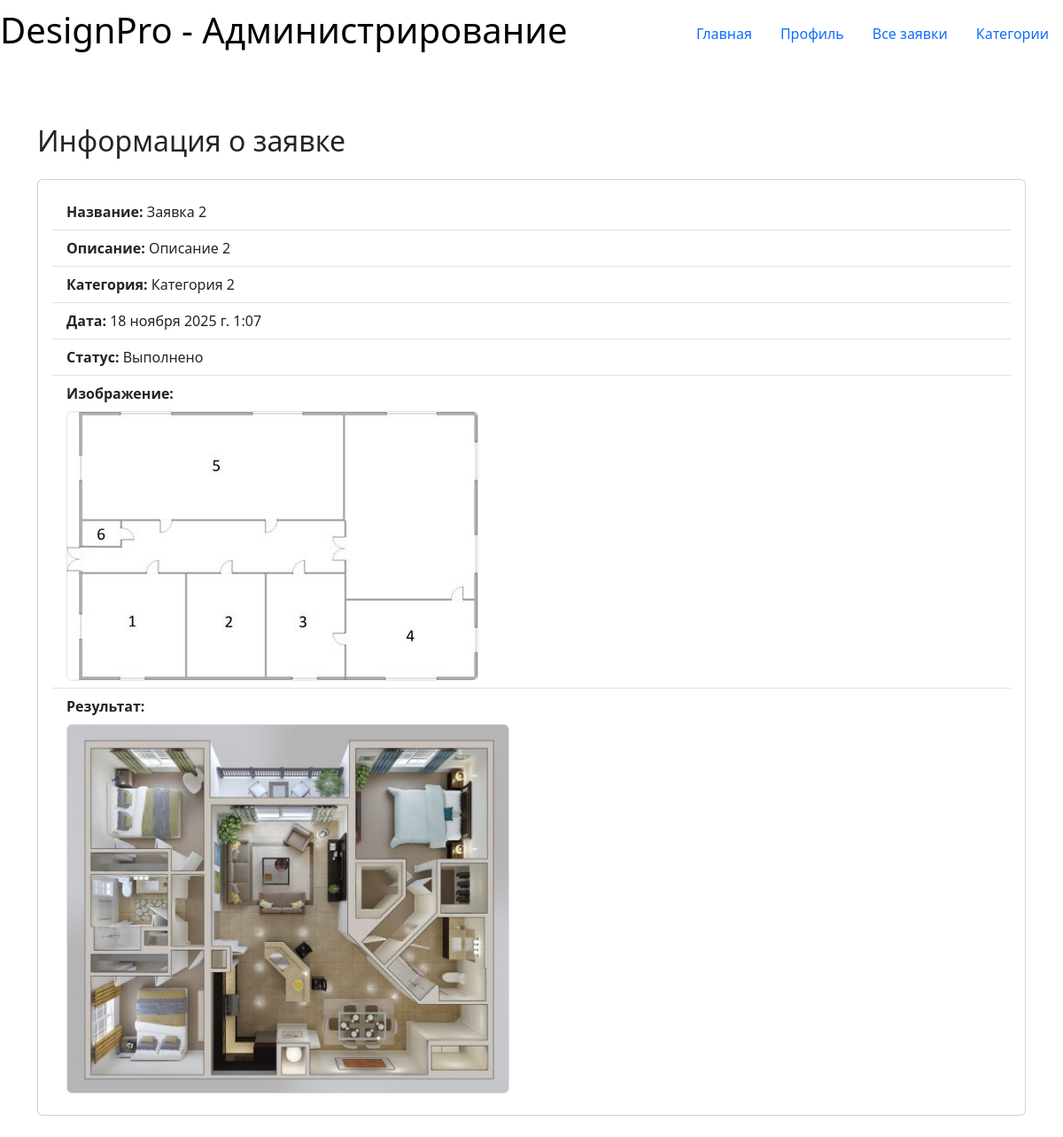
The page /designapp/designrequest/9/ (signed in) on the database its author committed.
### designapp/models.py (models this page shows, shortened)
class DesignRequest(models.Model):
    STATUS = (
        ('n', 'Новая'),
        ('w', 'Принято в работу'),
        ('d', 'Выполнено'),
    )
    title = models.CharField()
    description = models.TextField()
    category = models.ForeignKey('Category', on_delete=models.CASCADE)
    date = models.DateTimeField(auto_now_add=True)
    image = models.ImageField(default='default.jpg', upload_to='images/')
    status = models.CharField(max_length=1, choices=STATUS, default='n', verbose_name='Статус')
    comment = models.TextField(blank=True, help_text='Комментарий к заявке')
    customer = models.ForeignKey('CustomUser', on_delete=models.SET_NULL, null=True)
    result_image = models.ImageField(blank=True, upload_to='images/')
    class Meta:
        verbose_name = 'Заявка'
        verbose_name_plural = 'Заявки'
        ordering = ['-date']
        permissions = (("can_change_status", "Смена статуса заявки"),)

class Category(models.Model):
    title = models.CharField(verbose_name='Название категории')
    class Meta:
        verbose_name = 'Категория'
        verbose_name_plural = 'Категории'
    def __str__(self):
        return self.title

### designapp/views.py (the view)
# urls.py: path('designrequest/<int:pk>/', views.DesignRequestDetail.as_view(), name='designrequest-detail'),
class DesignRequestDetail(LoginRequiredMixin, generic.DetailView):
    model = DesignRequest

### designapp/templates/designapp/designrequest_detail.html (shortened to what this page needs)
{% extends 'base.html' %}
{% block content %}
<section class="py-4">
  <div class="container">
    <h2 class="mb-4">Информация о заявке</h2>
    <div class="card">
      <div class="card-body">
        <ul class="list-group list-group-flush">
          <li class="list-group-item"><strong>Название:</strong> {{ designrequest.title }}</li>
          <li class="list-group-item"><strong>Описание:</strong> {{ designrequest.description }}</li>
          <li class="list-group-item"><strong>Категория:</strong> {{ designrequest.category }}</li>
          <li class="list-group-item"><strong>Дата:</strong> {{ designrequest.date }}</li>
          <li class="list-group-item"><strong>Статус:</strong> {{ designrequest.get_status_display }}</li>
          {% if designrequest.image %}
            <li class="list-group-item">
              <strong>Изображение:</strong>
              <div class="mt-2">
                <img src="{{ designrequest.image.url }}"
                     alt="Изображение заявки"
                     class="img-fluid border rounded"
                     style="max-width: 500px;">
              </div>
            </li>
          {% endif %}
          {% if designrequest.result_image %}
            <li class="list-group-item">
              <strong>Результат:</strong>
              <div class="mt-2">
                <img src="{{ designrequest.result_image.url }}"
                     alt="Результат"
                     class="img-fluid border rounded"
                     style="max-width: 500px;">
              </div>
            </li>
          {% endif %}
        </ul>
      </div>
    </div>
  </div>
</section>
{% endblock %}

### designapp/static/css/style.css (style rules this page uses)
* { margin: 0; padding: 0; }
body { max-width: 1440px; margin: auto; }
section { display: flex; flex-direction: column; gap: 10px; }

### rows shown on the page
DesignRequest: title "Заявка 2", description "Описание 2", category "Категория 2", date "18 ноября 2025 г. 1:07", status "Выполнено", image (picture), result_image (picture)
